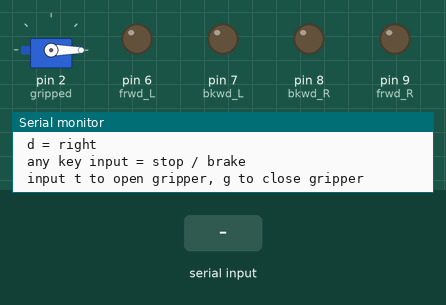
A sketch run on a simulated Arduino Uno, built with avr-gcc and run on an emulated ATmega328P. On the bench: servo, output pins drawn as LEDs (lit = HIGH), the last lines printed to the serial monitor. The inputs (shaded band) are chosen by the test bench.

Above: at 1.5 s.
1.6 s: "s" received over Serial
At 2.1 s:
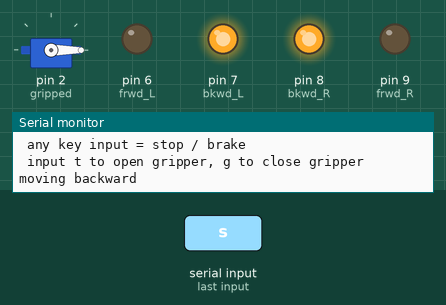
3.1 s: "w" received over Serial
At 4.3 s:
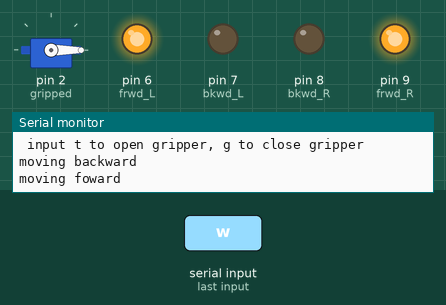
4.6 s: "a" received over Serial
At 5.6 s:
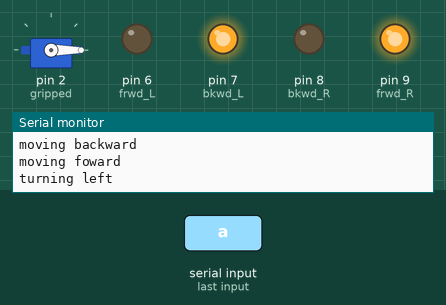
6.1 s: "d" received over Serial
At 6.8 s:
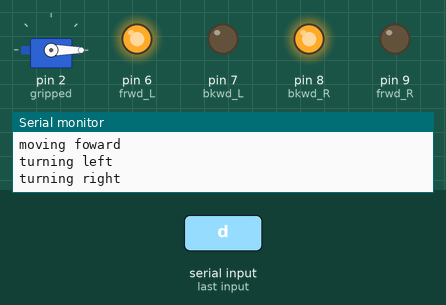
7.6 s: "t" received over Serial
At 7.9 s:
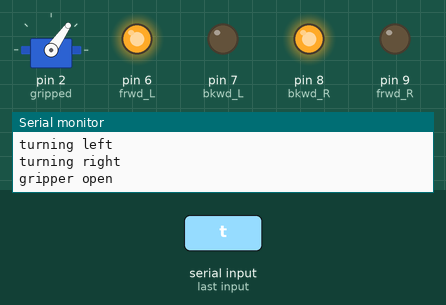
9.1 s: "s" received over Serial
At 10.2 s:
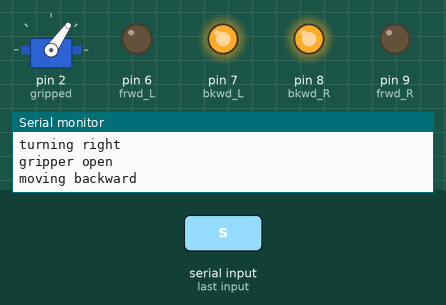
Timing chart, 0 to 11.6 s (numbered marks = the images above; inputs shaded):
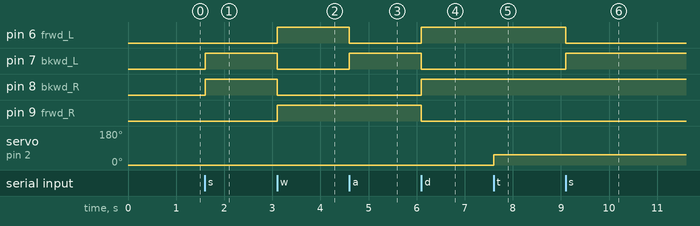

Measured:
- after the input at 1.6 s, pin 7 (bkwd_L), pin 8 (bkwd_R): LOW → HIGH at once
- after the input at 3.1 s, pin 6 (frwd_L), pin 9 (frwd_R): LOW → HIGH at once; pin 7 (bkwd_L), pin 8 (bkwd_R): HIGH → LOW at once
- after the input at 4.6 s, pin 6 (frwd_L): HIGH → LOW at once; pin 7 (bkwd_L): LOW → HIGH at once
- after the input at 6.1 s, pin 6 (frwd_L), pin 8 (bkwd_R): LOW → HIGH at once; pin 7 (bkwd_L), pin 9 (frwd_R): HIGH → LOW at once
- after the input at 7.6 s, servo on pin 2 (gripped): 0° → 55° at once
- after the input at 9.1 s, pin 6 (frwd_L): HIGH → LOW at once; pin 7 (bkwd_L): LOW → HIGH at once

The sketch:

mobot_wired_control_gripper.ino
```cpp
#define frwd_L 6
#define frwd_R 9
#define bkwd_L 7
#define bkwd_R 8

#define Lsense A3
#define Rsense A5
#define Csense A4

#include <String.h>
#include <Servo.h>

Servo gripped;

int pos = 0;

int fsrPin = 0;     // the FSR and 10K pulldown are connected to a0
double fsrReading;     // the analog reading from the FSR resistor divider
double fsrVoltage;     // the analog reading converted to voltage
double fsrResistance;  // The voltage converted to resistance, can be very big so make "long"
double fsrConductance;
double fsrForce;

int IR_sensor_left = 0;     // read the value from left IR sensor
int IR_sensor_center = 0;   // read the value from center IR sensor
int IR_sensor_right = 0;    // read the value from right IR sensor
int total_adc_val = 0;

void setup()
{
  Serial.begin(9600);

  gripped.attach(2);
  gripped.write(0);


  pinMode(frwd_L, OUTPUT);
  pinMode(frwd_R, OUTPUT);
  pinMode(bkwd_L, OUTPUT);
  pinMode(bkwd_R, OUTPUT);

  Serial.println("usb controlled 3- wheeled robot with ultrasonic sensor");
  Serial.println("utrasonic sensor is used to measure approximate distance from an object ");
  Serial.println("controlled by inputing w,a,s,d, characters ");
  Serial.println(" instruction:");
  Serial.println("        input each character one at a time the press enter to send the command");

  Serial.println(" w = forward");
  Serial.println(" s = backward");
  Serial.println(" a = left");
  Serial.println(" d = right");
  Serial.println(" any key input = stop / brake");
  Serial.println(" input t to open gripper, g to close gripper");

  digitalWrite(frwd_L, LOW);
  digitalWrite(frwd_R, LOW);
  digitalWrite(bkwd_L, LOW);
  digitalWrite(bkwd_R, LOW);
  Serial.println("");
  Serial.println("");
}

void loop()
{
  if (Serial.available())
  {
    switch(Serial.read())
    {
    case 's':
      backward();
      break;
    case 'w':
      foward();
      break;
    case 'a':
      left();
      break;
    case 'd':
      right();
      break;
    case 't':
      gripped_up();
      break;
    case 'g':
      gripped_down();
      break;
    case 'q':
      gripforce();
      break;
    default:
      stopped();


    }

  }

}


void foward()
{
  digitalWrite(frwd_L, HIGH);
  digitalWrite(frwd_R, HIGH);
  digitalWrite(bkwd_L, LOW);
  digitalWrite(bkwd_R, LOW);
  Serial.println("moving foward");

}

void backward()
{
  digitalWrite(frwd_L, LOW);
  digitalWrite(frwd_R, LOW);
  digitalWrite(bkwd_L, HIGH);
  digitalWrite(bkwd_R, HIGH);
  Serial.println("moving backward");

}

void right()
{
  digitalWrite(frwd_L, HIGH);
  digitalWrite(frwd_R, LOW);
  digitalWrite(bkwd_L, LOW);
  digitalWrite(bkwd_R, HIGH);
  Serial.println("turning right");
}

void left()
{
  digitalWrite(frwd_L, LOW);
  digitalWrite(frwd_R, HIGH);
  digitalWrite(bkwd_L, HIGH);
  digitalWrite(bkwd_R, LOW);
  Serial.println("turning left");
}

void stopped()
{
  digitalWrite(frwd_L, LOW);
  digitalWrite(frwd_R, LOW);
  digitalWrite(bkwd_L, LOW);
  digitalWrite(bkwd_R, LOW);
  Serial.println("stop");
}

void gripped_up()
{
  Serial.println("gripper open");
  pos = 55;
  gripped.write(pos);              // tell servo to go to position in variable 'pos'
  delay(10);                       // waits 15ms for the servo to reach the position
}

void gripped_down()
{
  Serial.println("gripper close");
  pos = 0;
  gripped.write(pos);              // tell servo to go to position in variable 'pos'
  delay(10);                       // waits 15ms for the servo to reach the position
}


void gripforce()
{
  fsrReading = analogRead(fsrPin);

  // analog voltage reading ranges from about 0 to 1023 which maps to 0V to 5V (= 5000mV)
  fsrVoltage = map(fsrReading, 0, 1023, 0, 5000);

  if (fsrVoltage == 0)
  {
    Serial.println("No pressure");
  }
  else
  {
    // The voltage = Vcc * R / (R + FSR) where R = 10K and Vcc = 5V
    // so FSR = ((Vcc - V) * R) / V        yay math!
    fsrResistance = 5000 - fsrVoltage;     // fsrVoltage is in millivolts so 5V = 5000mV
    fsrResistance *= 100000;                // 10K resistor
    fsrResistance /= fsrVoltage;

    fsrConductance = 1000000;           // we measure in micromhos so
    fsrConductance /= fsrResistance;

    // Use the two FSR guide graphs to approximate the force
    if (fsrConductance <= 1000) {
      fsrForce = fsrConductance / 80;
      Serial.print("grip Force in Newtons: ");
      Serial.println(fsrForce);
    }
    else {
      fsrForce = fsrConductance - 1000;
      fsrForce /= 30;
      Serial.print("grip Force in Newtons: ");
      Serial.println(fsrForce);
    }
  }
}
```
